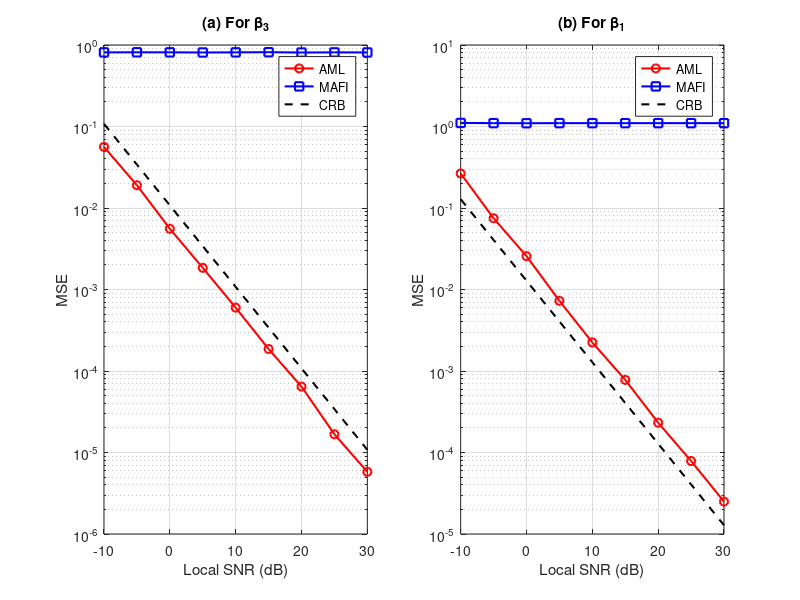

Write the MATLAB code that produced this figure. (Note: this script raises an error after producing the figure.)
% fig7.m: Fig. 7 in Xu, Stoica, Li 2006 (Spectrum analysis)
% MSE vs local SNR for beta1 and beta3, L0=32, M=8

clear; clc; close all;

% Parameters
L0 = 32;                % total data length
M = 8;                  % subvector length (snapshot dimension)
L = L0 - M + 1;         % number of snapshots
f = [0.10, 0.11, 0.30]; % normalized frequencies
beta_true = [exp(1j*pi/4); exp(1j*pi/3); exp(1j*pi/4)];
N = length(f);

% Steering matrix A (M x N)
A = exp(1j * (0:M-1)' * (2*pi*f));

% Waveform matrix S (N x L) for each frequency
l_idx = 0:L-1;
S = exp(1j * (2*pi*f') * l_idx);

% AR coefficient for colored noise
ar_coef = 0.09;

% Local SNR definition from [28, Eq.(62)]
% It depends on the noise PSD at the frequency of interest.
% We will generate noise with different sigma_e^2 (innovation variance)
% and compute local SNR for each sinusoid.
% Local SNR for nth sinusoid: SNR_local_n = |beta_n|^2 / (2 * pi * S_z(omega_n))
% where S_z(omega) = sigma_e^2 / |1 - 0.09 e^{-j omega}|^2.

% Vector of local SNR values to simulate (dB)
local_SNR_dB_vals = -10:5:30;
nMC = 500;   % Monte Carlo runs

% Preallocate MSE matrices
MSE_AML_beta3 = zeros(size(local_SNR_dB_vals));
MSE_AML_beta1 = zeros(size(local_SNR_dB_vals));
MSE_MAFI_beta3 = zeros(size(local_SNR_dB_vals));
MSE_MAFI_beta1 = zeros(size(local_SNR_dB_vals));
CRB_beta3 = zeros(size(local_SNR_dB_vals));
CRB_beta1 = zeros(size(local_SNR_dB_vals));

for idx = 1:length(local_SNR_dB_vals)
    local_SNR_dB = local_SNR_dB_vals(idx);
    % Find sigma_e^2 such that the local SNR for beta3 (or beta1) equals local_SNR_dB
    % We will adjust sigma_e^2 for each sinusoid separately in the CRB calculation,
    % but in simulation the same noise realization must be used.
    % For fair comparison, we calibrate sigma_e^2 to achieve a given local SNR for the target sinusoid.
    % In Fig.7(a) it's for beta3, Fig.7(b) for beta1. We'll loop over two cases.
    
    % For simplicity, we run two separate simulations: one for beta3, one for beta1.
    % But to save time, we can compute required sigma_e^2 for each target.
    
    % Compute noise PSD at frequency f
    omega = 2*pi*f;
    PSD_factor = 1 ./ abs(1 - ar_coef*exp(-1j*omega)).^2;  % S_z(omega) / sigma_e^2
    
    % For beta3 (index 3)
    target_SNR_lin = 10^(local_SNR_dB/10);
    sigma2_e_beta3 = abs(beta_true(3))^2 / (2*pi * target_SNR_lin * PSD_factor(3));
    % For beta1 (index 1)
    sigma2_e_beta1 = abs(beta_true(1))^2 / (2*pi * target_SNR_lin * PSD_factor(1));
    
    % Use sigma2_e_beta3 for MC simulation when evaluating beta3 (subplot a)
    % and sigma2_e_beta1 for beta1 (subplot b). We'll run two separate MC loops.
    
    % === Subplot (a): beta3 ===
    sigma2_e = sigma2_e_beta3;
    mse_aml3 = 0; mse_mafi3 = 0;
    for mc = 1:nMC
        % Generate AR noise
        e = sqrt(sigma2_e/2) * (randn(1, L0) + 1j*randn(1, L0));
        z = filter(1, [1, -ar_coef], e);
        % Generate signal
        s_clean = zeros(1, L0);
        for n = 1:N
            s_clean = s_clean + beta_true(n) * exp(1j*2*pi*f(n)*(0:L0-1));
        end
        x = s_clean + z;
        % Build Hankel data matrix X (M x L)
        X = hankel(x(1:M), x(M:end));
        % AML estimation
        Pi_S = S' * pinv(S*S') * S;
        T = X * (eye(L) - Pi_S) * X';
        if rcond(T) < 1e-12, T = T + 1e-6*eye(M); end
        Tinv = inv(T);
        beta_AML = inv((A'*Tinv*A) .* (S*S').') * diag(A'*Tinv*X*S');
        mse_aml3 = mse_aml3 + norm(beta_AML(3) - beta_true(3))^2;
        
        % MAFI estimation from [28]
        % Estimate noise covariance matrix using residual from AML? In [28] they use sample covariance.
        % Here we use the sample covariance of X (since signal is weak at high SNR? but better to use T as an estimate of Q)
        % For MAFI, we need R = E[z z^H]. We can use T (which projects out signal) as an estimate.
        R_hat = T / (L - rank(S));  % unbiased estimate of Q
        if rcond(R_hat) < 1e-12, R_hat = R_hat + 1e-6*eye(M); end
        Rinv = inv(R_hat);
        % For each snapshot? MAFI in [28] uses the full data vector? Actually they use the whole data sequence.
        % Here we use the sum over snapshots: for each frequency, estimate amplitude by matched filter.
        % Define steering vector for each frequency (size M)
        a_n = exp(1j*2*pi*f(3)*(0:M-1)');   % for beta3
        % The data vector for each snapshot is column of X. Combine using average.
        % The ML estimator for amplitude with known R and known steering vector is:
        % beta_hat = (a^H R^{-1} a)^{-1} a^H R^{-1} x.
        % We apply to each snapshot and average.
        beta_mafi = zeros(N,1);
        for n = 1:N
            a_n = exp(1j*2*pi*f(n)*(0:M-1)');
            temp = 0;
            for l = 1:L
                x_l = X(:,l);
                temp = temp + (a_n' * Rinv * x_l) / (a_n' * Rinv * a_n);
            end
            beta_mafi(n) = temp / L;
        end
        mse_mafi3 = mse_mafi3 + norm(beta_mafi(3) - beta_true(3))^2;
    end
    MSE_AML_beta3(idx) = mse_aml3 / nMC;
    MSE_MAFI_beta3(idx) = mse_mafi3 / nMC;
    
    % CRB for beta3 (from [28, Eq.(9)])
    % CRB = (a^H R^{-1} a)^{-1} for each sinusoid, but with R = noise covariance.
    % For colored noise, R is Toeplitz with entries given by autocorrelation of AR(1) process.
    % Here we use true Q (since CRB uses true parameters).
    % Compute true Q for given sigma2_e.
    r0 = sigma2_e / (1 - ar_coef^2);   % noise variance
    r1 = ar_coef * r0;                 % lag-1 correlation
    Q_true = toeplitz(r0 * ones(1,M), [r0, r1*ones(1,M-1)]);
    % For complex noise, but AR(1) as defined is complex? Actually e(l) is complex white.
    % The AR process yields complex noise with same autocorrelation.
    % We'll use real autocorrelation for simplicity (but paper uses complex exponential correlation in array example).
    % For sinusoidal amplitude estimation, the CRB is given by (a^H Q^{-1} a)^{-1}.
    a3 = exp(1j*2*pi*f(3)*(0:M-1)');
    CRB_beta3(idx) = real(1 / (a3' * inv(Q_true) * a3));
    
    % === Subplot (b): beta1 ===
    sigma2_e = sigma2_e_beta1;
    mse_aml1 = 0; mse_mafi1 = 0;
    for mc = 1:nMC
        e = sqrt(sigma2_e/2) * (randn(1, L0) + 1j*randn(1, L0));
        z = filter(1, [1, -ar_coef], e);
        s_clean = zeros(1, L0);
        for n = 1:N
            s_clean = s_clean + beta_true(n) * exp(1j*2*pi*f(n)*(0:L0-1));
        end
        x = s_clean + z;
        X = hankel(x(1:M), x(M:end));
        Pi_S = S' * pinv(S*S') * S;
        T = X * (eye(L) - Pi_S) * X';
        if rcond(T) < 1e-12, T = T + 1e-6*eye(M); end
        Tinv = inv(T);
        beta_AML = inv((A'*Tinv*A) .* (S*S').') * diag(A'*Tinv*X*S');
        mse_aml1 = mse_aml1 + norm(beta_AML(1) - beta_true(1))^2;
        
        R_hat = T / (L - rank(S));
        if rcond(R_hat) < 1e-12, R_hat = R_hat + 1e-6*eye(M); end
        Rinv = inv(R_hat);
        beta_mafi = zeros(N,1);
        for n = 1:N
            a_n = exp(1j*2*pi*f(n)*(0:M-1)');
            temp = 0;
            for l = 1:L
                x_l = X(:,l);
                temp = temp + (a_n' * Rinv * x_l) / (a_n' * Rinv * a_n);
            end
            beta_mafi(n) = temp / L;
        end
        mse_mafi1 = mse_mafi1 + norm(beta_mafi(1) - beta_true(1))^2;
    end
    MSE_AML_beta1(idx) = mse_aml1 / nMC;
    MSE_MAFI_beta1(idx) = mse_mafi1 / nMC;
    
    a1 = exp(1j*2*pi*f(1)*(0:M-1)');
    r0 = sigma2_e / (1 - ar_coef^2);
    r1 = ar_coef * r0;
    Q_true = toeplitz(r0 * ones(1,M), [r0, r1*ones(1,M-1)]);
    CRB_beta1(idx) = real(1 / (a1' * inv(Q_true) * a1));
end

% Plot Fig.7
figure('Position', [100, 100, 1000, 400]);
subplot(1,2,1);
semilogy(local_SNR_dB_vals, MSE_AML_beta3, 'ro-', 'LineWidth', 1.5); hold on;
semilogy(local_SNR_dB_vals, MSE_MAFI_beta3, 'bs-', 'LineWidth', 1.5);
semilogy(local_SNR_dB_vals, CRB_beta3, 'k--', 'LineWidth', 1.5);
xlabel('Local SNR (dB)'); ylabel('MSE');
legend('AML', 'MAFI', 'CRB', 'Location', 'best');
title('(a) For β_3');
grid on;

subplot(1,2,2);
semilogy(local_SNR_dB_vals, MSE_AML_beta1, 'ro-', 'LineWidth', 1.5); hold on;
semilogy(local_SNR_dB_vals, MSE_MAFI_beta1, 'bs-', 'LineWidth', 1.5);
semilogy(local_SNR_dB_vals, CRB_beta1, 'k--', 'LineWidth', 1.5);
xlabel('Local SNR (dB)'); ylabel('MSE');
legend('AML', 'MAFI', 'CRB', 'Location', 'best');
title('(b) For β_1');
grid on;

sgtitle('Fig. 7: L_0 = 32, M = 8, colored AR(1) noise');
